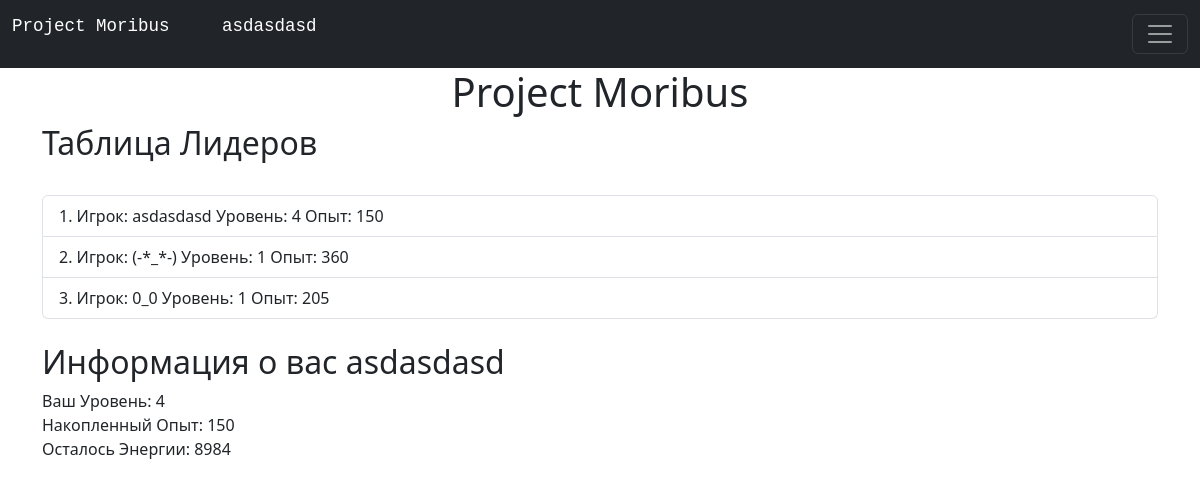
/ (signed in), run on the app's committed database.
### data/users.py (models this page shows, shortened)
class User(SqlAlchemyBase, UserMixin, SerializerMixin):
    __tablename__ = 'users'
    id = sqlalchemy.Column(sqlalchemy.Integer, primary_key=True, autoincrement=True)
    name = sqlalchemy.Column(sqlalchemy.String, nullable=True)
    login = sqlalchemy.Column(sqlalchemy.String, nullable=True)
    xp = sqlalchemy.Column(sqlalchemy.Integer, nullable=True)
    level = sqlalchemy.Column(sqlalchemy.Integer, nullable=True)
    inventory = sqlalchemy.Column(sqlalchemy.String, nullable=True)
    hands = sqlalchemy.Column(sqlalchemy.Integer, nullable=True)
    body = sqlalchemy.Column(sqlalchemy.Integer, nullable=True)
    legs = sqlalchemy.Column(sqlalchemy.Integer, nullable=True)
    head = sqlalchemy.Column(sqlalchemy.Integer, nullable=True)
    icon_name = sqlalchemy.Column(sqlalchemy.String, nullable=True)
    energy = sqlalchemy.Column(sqlalchemy.Integer, nullable=True)
    guild_id = sqlalchemy.Column(sqlalchemy.Integer, nullable=True)
    hashed_password = sqlalchemy.Column(sqlalchemy.String, nullable=True)

### main.py (the view)
@app.route('/')
def index():
    db_sess = db_session.create_session()
    db_users = db_sess.query(User).all()
    users = []
    for user in db_users:
        users.append([user.name, user.level, user.xp])
    return \
        render_template("index.html", users=sorted(users, key=lambda x: (x[1], x[2]), reverse=True))

### data/db_session.py (called while the page is built)
def create_session() -> Session:
    global __factory
    return __factory()

### main.py (called while the page is built)
@login_manager.user_loader
def load_user(user_id):
    db_sess = db_session.create_session()
    return db_sess.query(User).get(user_id)

### templates/index.html (shortened to what this page needs)
{% extends "base.html" %}
{% block content %}
    <h1 align="center">Project Moribus</h1>
    <h2>Таблица Лидеров</h2>
    <br>
    <ol class="list-group list-group-numbered">
        {% for user in users %}
            <li class="list-group-item">Игрок: {{ user[0] }} Уровень: {{ user[1] }} Опыт: {{ user[2] }}</li>
        {% endfor %}
    </ol>
    <br>
    {% if current_user.is_authenticated %}
        <h2>Информация о вас  {{ current_user.name }}</h2>
        <a> Ваш Уровень: {{ current_user.level }} <br>
            Накопленный Опыт: {{ current_user.xp }} <br>
            Осталось Энергии: {{ current_user.energy }} <br>
        </a>
    {% endif %}
{% endblock %}
{% block body_navbar %}
    <nav class="navbar navbar-dark bg-dark">
        <div class="container-fluid">
            <a class="navbar-brand" href=""> <pre>Project Moribus     {{ current_user.name }}</pre> </a>
            <button class="navbar-toggler" type="button" data-bs-toggle="collapse" data-bs-target="#navbarNav" aria-controls="navbarNav" aria-expanded="false" aria-label="Toggle navigation">
                <span class="navbar-toggler-icon"></span>
            </button>
        </div>
    </nav>
{% endblock %}

### data on the page
User: name "asdasdasd", level "4", xp "150", energy "8984"
User: name "(-*_*-)", user "1", xp "360"
User: name "0_0", user "1", xp "205"
